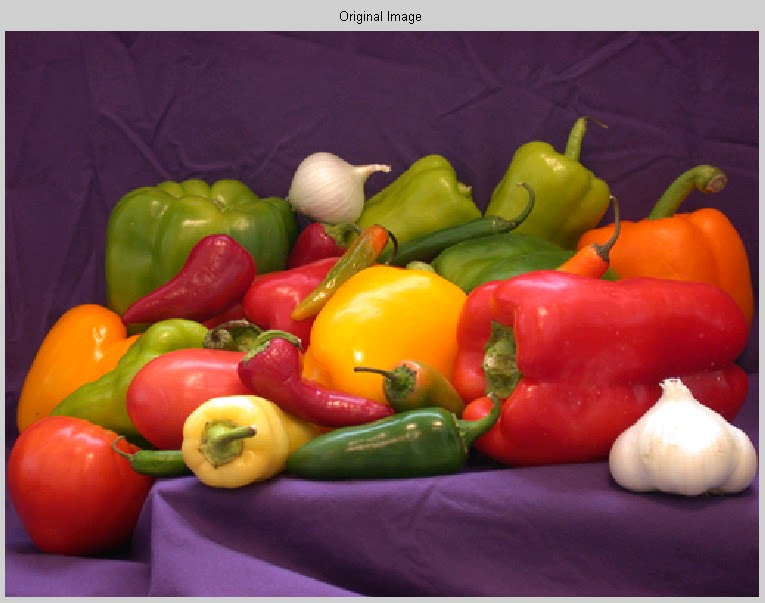
#> input picture Day 5/orginal.jpg, 765 x 603 px, found by its file name
$ jupyter execute --allow-errors Revision.ipynb
#> lines starting #> are read from the running program, lines starting #| are printed output that depends on the picture; after the words box and inside, x2 and y2 are one past the last pixel; in counts of white or black regions, pixels touching at a corner belong together
# Class inheritance

[cell 1]
import cv2
import matplotlib.pyplot as plt
import numpy as np

[cell 2]
class Vehicle():
    def __init__(self, name, max_speed, mileage):
        self.name = name
        self.max_speed = max_speed
        self.mileage = mileage


# Super().__init__(param1 ,param2, param3)  Same as the init in super class
class Bus(Vehicle):
    def __init__(self, name, max_speed, mileage):
        super().__init__(name, max_speed, mileage)

# Create image

## GrayScale

[cell 3]
img = np.array([
[10, 200, 35],
[50, 30, 50],
[255, 80, 0]], dtype=np.uint8)

plt.imshow(img, cmap='gray')
#plt.imshow(img)
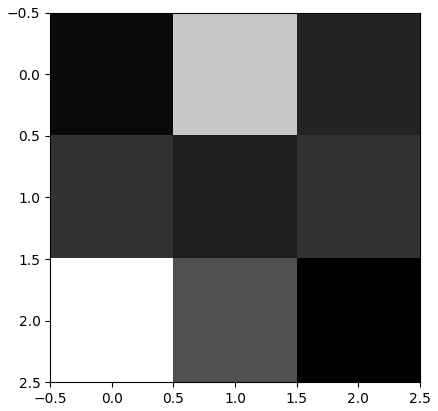
#> figure drawn by matplotlib, 1 panel

[cell 4]
img.shape

## RGB

[cell 5]
img = np.array([
[[255, 0, 5], [0, 0, 5], [25, 100, 5]],
[[255, 100, 50], [255, 10, 5], [255, 90, 5]],
[[25, 0, 50], [150, 0, 5], [100, 0, 5]]])
print(img.shape)
plt.imshow(img, cmap=plt.cm.gray)
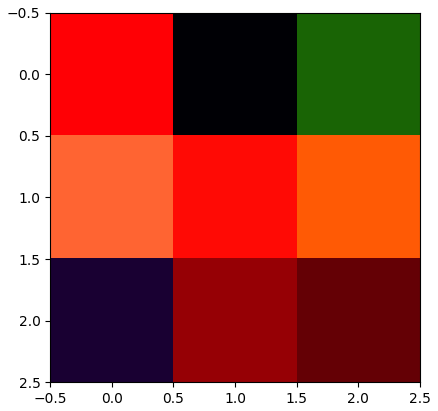
#> figure drawn by matplotlib, 1 panel

## Read and convert to rgb

[cell 6]
img = cv2.imread('orginal.jpg')
#> img is the input picture: shape (603, 765, 3); mean B, G, R 67.1, 75.9, 126.7
img = cv2.cvtColor(img, cv2.COLOR_BGR2RGB)
## or
img = img[:, :, ::-1]

## Change the whole color

#> (a cell that did not finish here is left out)

## Save image

[cell 8]
plt.imsave('my_image.png', img)

# Read frames from video

[cell 9]
cap = cv2.VideoCapture('')

while(cap.isOpened()):
    state,frame=cap.read()
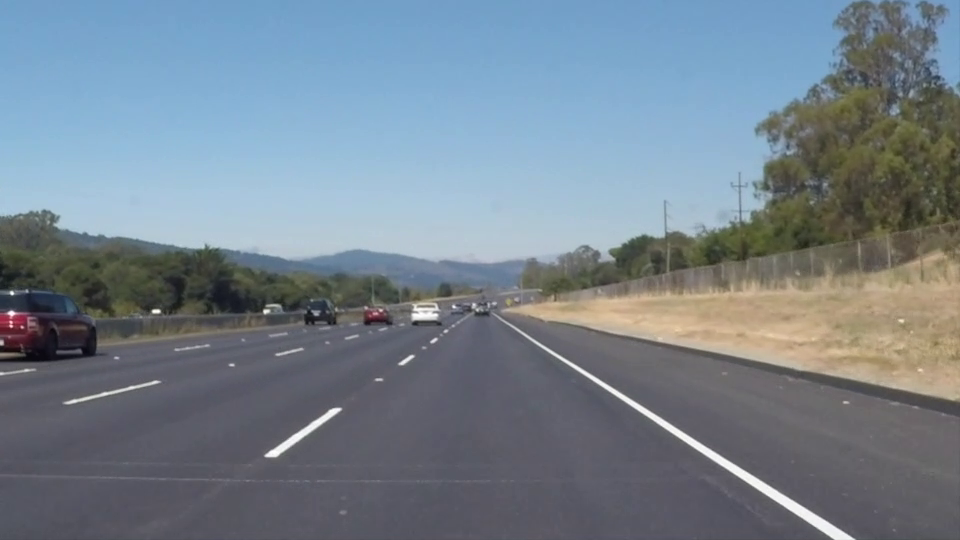
#> input picture frame 22 of Day 10/solidWhiteRight.mp4, 960 x 540 px
#> frame is the input picture: shape (540, 960, 3); mean B, G, R 141.9, 130.7, 117.7
    if state == True:
        cv2.imshow('Frame', frame)

        k = cv2.waitKey(2)
#> (key q is pressed here)
        if k == ord('q'):
            break
        elif k == ord('s'):
            cv2.imwrite('out.jpg', frame)
    else:
         break
cap.release()
cv2.destroyAllWindows()

# Track bar

#> (a cell that did not finish here is left out)

# Enumerate

# 2D

[cell 11]
for i, row in enumerate(img):
    for j, col in enumerate(row):
        if i ==j:
            img[i, j]=255
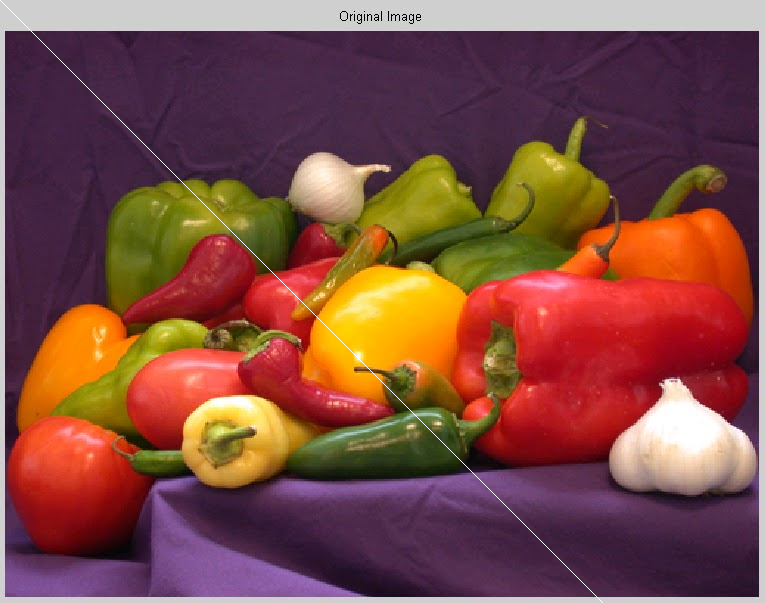
#> img: shape (603, 765, 3); 0.13% of pixels changed, all inside (x1, y1, x2, y2) = (0, 0, 603, 603)

img[50, :] = 255
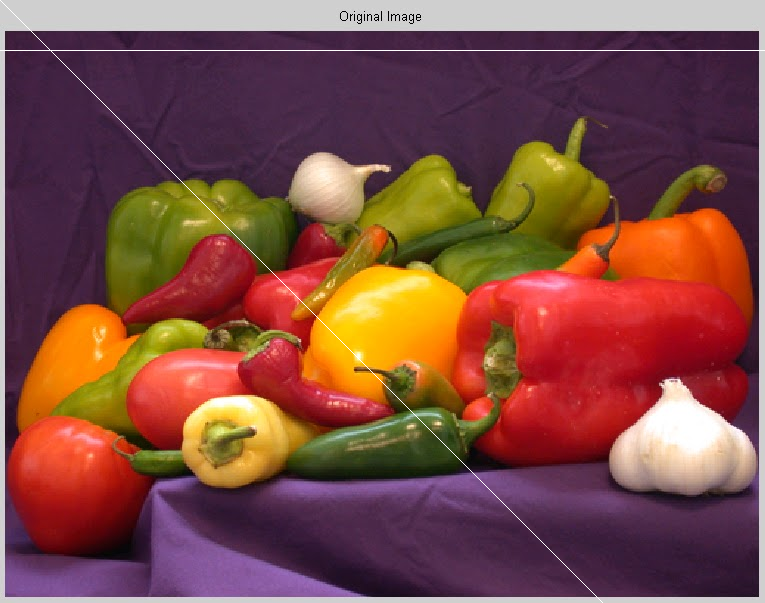
#> img: shape (603, 765, 3); 0.17% of pixels changed, all inside (x1, y1, x2, y2) = (0, 50, 765, 51)
img[:, 100]
plt.imshow(img, cmap = 'gray')

# 3D

[cell 12]
img = np.zeros((256, 256,3),np.uint8)
img[:,:] = [255, 255, 255]

for i, row in enumerate(img):
    for j, col in enumerate(row):
        if i == j:
            img[i ,j]=0

plt.imshow(img)
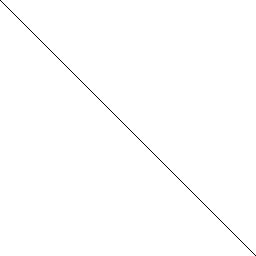
#> shown: shape (256, 256, 3); 99.6% white; black in thin lines or dots

# Change the value of one color channel

[cell 13]
img[50,:, 0] = np.arange(0,256)
img[150,:, 1] = np.arange(0,256)
img[220,:, 2] = np.arange(0,256)

# Create random value between 0 and 256

[cell 14]
np.random.randint(0,256)

# create size3 array values between 0 and 256

[cell 15]
np.random.randint(0, 255, size=3)

# Save frames as img1

#> (a cell that did not finish here is left out)

# Save video

[cell 17]
cap=cv2.VideoCapture(0)
if cap.isOpened() == False:
    print('Error')

frameSize = (640, 480)

out = cv2.VideoWriter('output_2.mp4', cv2.VideoWriter_fourcc(*'DIVX'), 30.0, frameSize)

while 1:
    state,frame=cap.read()
    if state==True:
        out.write(frame)
        cv2.imshow('Frame',frame)

        k=cv2.waitKey(1)
#> (key q is pressed here)
        if k== ord('q'):
            break
    else:
        break

cap.release()
out.release()
cv2.destroyAllWindows()

# Line

#> (a cell that did not finish here is left out)

# Rectangle

#> (a cell that did not finish here is left out)

# Circle

#> (a cell that did not finish here is left out)

#> (a cell that did not finish here is left out)

# Polygon

[cell 22]
arr = np.array([[250, 250], [350, 100], [100, 200], [450, 300]])
cv2.polylines(img, [arr], True,(255, 255, 0), 2)

# Text

#> (a cell that did not finish here is left out)

# Event

[cell 24]
img = np.zeros((500, 500, 3), np.uint8)

def call_back(events, x, y, flags, param):
    if events == cv2.EVENT_LBUTTONDBLCLK:
        global img
        img = np.zeros((500, 500, 3), np.uint8)
        cv2.circle(img, (x, y), 20, (255, 255, 0), 2)


cv2.namedWindow("Event")
cv2.setMouseCallback('Event', call_back)
while 1:
    cv2.imshow('Event', img)
    k = cv2.waitKey(1)
#> (key q is pressed here)

    if k == ord('q'):
        break

cv2.destroyAllWindows()
